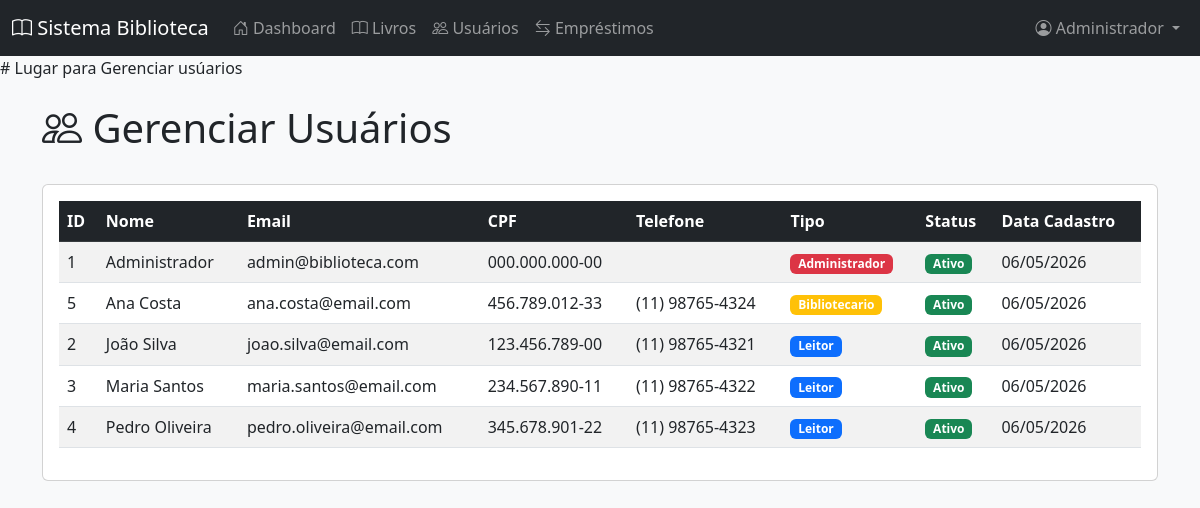
/usuarios.php (signed in), run on the app's committed database.
### tables this page shows
CREATE TABLE IF NOT EXISTS usuarios (
    id INT AUTO_INCREMENT PRIMARY KEY,
    nome VARCHAR(255) NOT NULL,
    email VARCHAR(255) UNIQUE NOT NULL,
    telefone VARCHAR(20),
    cpf VARCHAR(14) UNIQUE,
    endereco TEXT,
    tipo ENUM('administrador', 'bibliotecario', 'leitor') DEFAULT 'leitor',
    senha VARCHAR(255) NOT NULL,
    ativo BOOLEAN DEFAULT TRUE,
    data_cadastro TIMESTAMP DEFAULT CURRENT_TIMESTAMP
);

### config/dados.php (called while the page is built, shortened)
<?php
function formatarData($data) {
    $dt = new DateTime($data);
    return $dt->format('d/m/Y');
}
?>

### usuarios.php (the view, shortened to what this page needs)
<?php
require_once 'config/dados.php';
$usuarios = $conn->query("SELECT * FROM usuarios ORDER BY nome ASC");
?>
<!DOCTYPE html>
<html lang="pt-BR">
<head>
    <link href="https://cdn.jsdelivr.net/npm/bootstrap@5.3.0/dist/css/bootstrap.min.css" rel="stylesheet">
    <link rel="stylesheet" href="https://cdn.jsdelivr.net/npm/bootstrap-icons@1.11.0/font/bootstrap-icons.css">
</head>
<body class="bg-light">
    <?php include 'includes/menu.php'; ?>
# Lugar para Gerenciar usúarios
    <div class="container mt-4">
        <div class="d-flex justify-content-between align-items-center mb-4">
            <h1><i class="bi bi-people"></i> Gerenciar Usuários</h1>
        </div>
        <div class="card">
            <div class="card-body">
                <div class="table-responsive">
                    <table class="table table-striped table-hover">
                        <thead class="table-dark">
                            <tr>
                                <th>ID</th>
                                <th>Nome</th>
                                <th>Email</th>
                                <th>CPF</th>
                                <th>Telefone</th>
                                <th>Tipo</th>
                                <th>Status</th>
                                <th>Data Cadastro</th>
                            </tr>
                        </thead>
                        <tbody>
                            <?php while ($usuario = $usuarios->fetch_assoc()): ?>
                                <tr>
                                    <td><?php echo $usuario['id']; ?></td>
                                    <td><?php echo htmlspecialchars($usuario['nome']); ?></td>
                                    <td><?php echo htmlspecialchars($usuario['email']); ?></td>
                                    <td><?php echo htmlspecialchars($usuario['cpf']); ?></td>
                                    <td><?php echo htmlspecialchars($usuario['telefone']); ?></td>
                                    <td>
                                        <?php
                                        $tipoClass = [
                                            'administrador' => 'danger',
                                            'bibliotecario' => 'warning',
                                            'leitor' => 'primary'
                                        ];
                                        $classe = $tipoClass[$usuario['tipo']] ?? 'secondary';
                                        ?>
                                        <span class="badge bg-<?php echo $classe; ?>">
                                            <?php echo ucfirst($usuario['tipo']); ?>
                                        </span>
                                    </td>
                                    <td>
                                        <span class="badge bg-<?php echo $usuario['ativo'] ? 'success' : 'secondary'; ?>">
                                            <?php echo $usuario['ativo'] ? 'Ativo' : 'Inativo'; ?>
                                        </span>
                                    </td>
                                    <td><?php echo formatarData($usuario['data_cadastro']); ?></td>
                                </tr>
                            <?php endwhile; ?>
                        </tbody>
                    </table>
                </div>
            </div>
        </div>
    </div>
</body>
</html>

### data on the page
usuarios: id "1", nome "Administrador", email "admin@biblioteca.com", cpf "000.000.000-00", tipo "Administrador", ativo "Ativo", data_cadastro "06/05/2026"
usuarios: id "5", nome "Ana Costa", email "ana.costa@email.com", cpf "456.789.012-33", telefone "(11) 98765-4324", tipo "Bibliotecario", ativo "Ativo", data_cadastro "06/05/2026"
usuarios: id "2", nome "João Silva", email "joao.silva@email.com", cpf "123.456.789-00", telefone "(11) 98765-4321", tipo "Leitor", ativo "Ativo", data_cadastro "06/05/2026"
usuarios: id "3", nome "Maria Santos", email "maria.santos@email.com", cpf "234.567.890-11", telefone "(11) 98765-4322", tipo "Leitor", ativo "Ativo", data_cadastro "06/05/2026"
usuarios: id "4", nome "Pedro Oliveira", email "pedro.oliveira@email.com", cpf "345.678.901-22", telefone "(11) 98765-4323", tipo "Leitor", ativo "Ativo", data_cadastro "06/05/2026"

### other printed values
getNomeUsuario() "Administrador"
